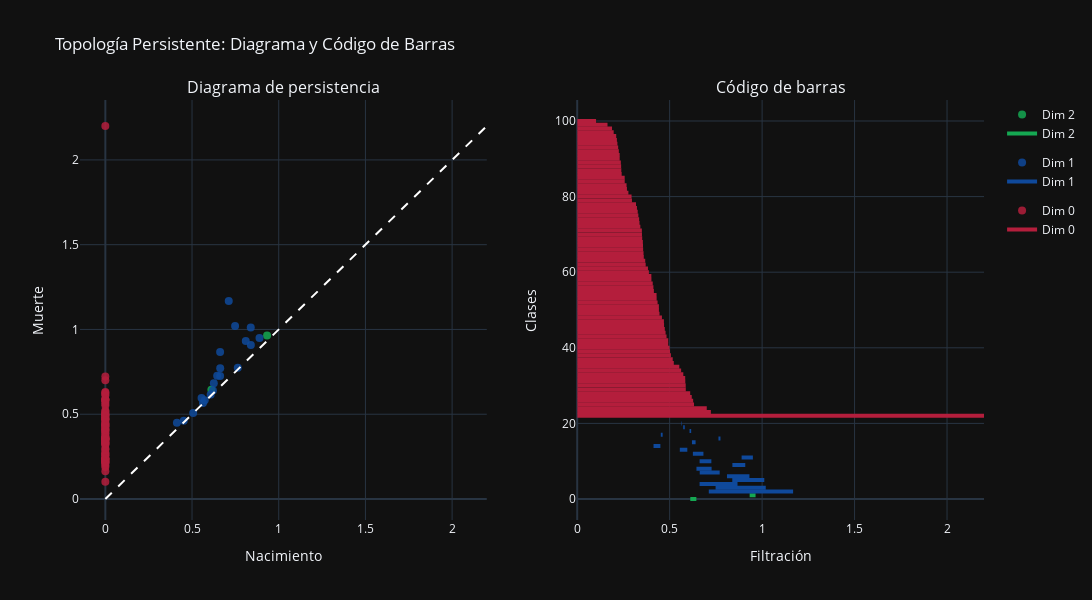

Source (notebook cell):
### Code cell
import gudhi as gd
import plotly.graph_objects as go
from plotly.subplots import make_subplots

def persistence_plots_plotly(distance_matrix):
    # Crear complejo de Rips
    rips_complex = gd.RipsComplex(distance_matrix=distance_matrix, max_edge_length=2.2)
    simplex_tree = rips_complex.create_simplex_tree(max_dimension=3)
    simplex_tree.compute_persistence()
    diag = simplex_tree.persistence()

    # Extraer datos por dimensión
    dims = {}
    for dim, (birth, death) in diag:
        if death == float('inf'):
            death = 2.2
        if dim not in dims:
            dims[dim] = []
        dims[dim].append((birth, death))

    # Colores estilo requerido
    color_map = {
        0: "#b41e3c",
        1: "#0f499b",
        2: "#15a852"
    }

    # Crear subplots
    fig = make_subplots(
        rows=1, cols=2,
        subplot_titles=("Diagrama de persistencia", "Código de barras"),
        shared_yaxes=False
    )

    # Diagrama de persistencia (subplot 1)
    for dim, pairs in dims.items():
        births, deaths = zip(*pairs)
        fig.add_trace(
            go.Scatter(
                x=births,
                y=deaths,
                mode='markers',
                name=f"Dim {dim}",
                marker=dict(size=8, opacity=0.85, color=color_map.get(dim, 'gray')),
                legendgroup=f"dim{dim}"
            ),
            row=1, col=1
        )
    # Línea y = x
    fig.add_trace(
        go.Scatter(
            x=[0, 2.2],
            y=[0, 2.2],
            mode='lines',
            line=dict(dash='dash', color='white'),
            showlegend=False
        ),
        row=1, col=1
    )

    # Código de barras (subplot 2)
    y_offset = 0
    y_labels = []
    for dim, pairs in dims.items():
        color = color_map.get(dim, 'gray')
        for i, (birth, death) in enumerate(pairs):
            y_pos = y_offset + i
            label = f"Dim {dim} - {i}"
            y_labels.append(label)
            fig.add_trace(
                go.Scatter(
                    x=[birth, death],
                    y=[y_pos, y_pos],
                    mode="lines",
                    line=dict(width=4, color=color),
                    name=f"Dim {dim}",
                    legendgroup=f"dim{dim}",
                    showlegend=(i == 0)
                ),
                row=1, col=2
            )
        y_offset += len(pairs)

    # Ejes
    fig.update_xaxes(title_text="Nacimiento", row=1, col=1)
    fig.update_yaxes(title_text="Muerte", row=1, col=1)
    fig.update_xaxes(title_text="Filtración", row=1, col=2)
    fig.update_yaxes(
        title_text="Clases",
        tickmode='array',
        row=1, col=2
    )

    # Layout general
    fig.update_layout(
        title_text="Topología Persistente: Diagrama y Código de Barras",
        width=1100,
        height=600,
        showlegend=True,
        template="plotly_dark"
    )

    return fig

# Mostrar figura
fig = persistence_plots_plotly(df_dist.values)
fig.show()

### Figure 1 — Plotly figure (JSON) as saved in the notebook; plotly's stock layout.template omitted (floating-point values rounded to 4 significant figures)
{"data": [{"legendgroup": "dim2", "marker": {"color": "#15a852", "opacity": 0.85, "size": 8}, "mode": "markers", "name": "Dim 2", "type": "scatter", "x": [0.6116, 0.9327], "xaxis": "x", "y": [0.6444, 0.9646], "yaxis": "y"}, {"legendgroup": "dim1", "marker": {"color": "#0f499b", "opacity": 0.85, "size": 8}, "mode": "markers", "name": "Dim 1", "type": "scatter", "x": [0.7117, 0.7483, 0.6618, 0.8386, 0.81, 0.6625, 0.6449, 0.8392, 0.6619, 0.8891, 0.6256, 0.5549, 0.4127, 0.6205, 0.7639, 0.4521, 0.6075, 0.5731, 0.5633, 0.5066], "xaxis": "x", "y": [1.168, 1.02, 0.867, 1.012, 0.9314, 0.7705, 0.7269, 0.9089, 0.7256, 0.9501, 0.6827, 0.5955, 0.4499, 0.6403, 0.7747, 0.4622, 0.6164, 0.5818, 0.5658, 0.5075], "yaxis": "y"}, {"legendgroup": "dim0", "marker": {"color": "#b41e3c", "opacity": 0.85, "size": 8}, "mode": "markers", "name": "Dim 0", "type": "scatter", "x": [0, 0, 0, 0, 0, 0, 0, 0, 0, 0, 0, 0, 0, 0, 0, 0, 0, 0, 0, 0, 0, 0, 0, 0, 0, 0, 0, 0, 0, 0, 0, 0, 0, 0, 0, 0, 0, 0, 0, 0, 0, 0, 0, 0, 0, 0, 0, 0, 0, 0, 0, 0, 0, 0, 0, 0, 0, 0, 0, 0, 0, 0, 0, 0, 0, 0, 0, 0, 0, 0, 0, 0, 0, 0, 0, 0, 0, 0, 0], "xaxis": "x", "y": [2.2, 0.7231, 0.7007, 0.6318, 0.6271, 0.6195, 0.6111, 0.5873, 0.5869, 0.5847, 0.5841, 0.5739, 0.5621, 0.5522, 0.5225, 0.5167, 0.5067, 0.502, 0.4997, 0.4924, 0.4923, 0.4832, 0.4781, 0.4737, 0.4698, 0.4689, 0.4582, 0.4451, 0.442, 0.4418, 0.4347, 0.4297, 0.4292, 0.4147, 0.4122, 0.4085, 0.4014, 0.4011, 0.3878, 0.3827, 0.3705, 0.3679, 0.3601, 0.3588, 0.3566, 0.3559, 0.3551, 0.3515, 0.3503, 0.3497, 0.3415, 0.3369, 0.335, 0.3307, 0.3273, 0.3232, 0.3181, 0.296, 0.294, 0.2769, 0.2691, 0.2669, 0.257, 0.2568, 0.2405, 0.2385, 0.2376, 0.2361, 0.2297, 0.2297, 0.2252, 0.2216, 0.2175, 0.2147, 0.211, 0.1974, 0.1884, 0.1639, 0.1019], "yaxis": "y"}, {"line": {"color": "white", "dash": "dash"}, "mode": "lines", "showlegend": false, "type": "scatter", "x": [0, 2.2], "xaxis": "x", "y": [0, 2.2], "yaxis": "y"}, {"legendgroup": "dim2", "line": {"color": "#15a852", "width": 4}, "mode": "lines", "name": "Dim 2", "showlegend": true, "type": "scatter", "x": [0.6116, 0.6444], "xaxis": "x2", "y": [0, 0], "yaxis": "y2"}, {"legendgroup": "dim2", "line": {"color": "#15a852", "width": 4}, "mode": "lines", "name": "Dim 2", "showlegend": false, "type": "scatter", "x": [0.9327, 0.9646], "xaxis": "x2", "y": [1, 1], "yaxis": "y2"}, {"legendgroup": "dim1", "line": {"color": "#0f499b", "width": 4}, "mode": "lines", "name": "Dim 1", "showlegend": true, "type": "scatter", "x": [0.7117, 1.168], "xaxis": "x2", "y": [2, 2], "yaxis": "y2"}, {"legendgroup": "dim1", "line": {"color": "#0f499b", "width": 4}, "mode": "lines", "name": "Dim 1", "showlegend": false, "type": "scatter", "x": [0.7483, 1.02], "xaxis": "x2", "y": [3, 3], "yaxis": "y2"}, {"legendgroup": "dim1", "line": {"color": "#0f499b", "width": 4}, "mode": "lines", "name": "Dim 1", "showlegend": false, "type": "scatter", "x": [0.6618, 0.867], "xaxis": "x2", "y": [4, 4], "yaxis": "y2"}, {"legendgroup": "dim1", "line": {"color": "#0f499b", "width": 4}, "mode": "lines", "name": "Dim 1", "showlegend": false, "type": "scatter", "x": [0.8386, 1.012], "xaxis": "x2", "y": [5, 5], "yaxis": "y2"}, {"legendgroup": "dim1", "line": {"color": "#0f499b", "width": 4}, "mode": "lines", "name": "Dim 1", "showlegend": false, "type": "scatter", "x": [0.81, 0.9314], "xaxis": "x2", "y": [6, 6], "yaxis": "y2"}, {"legendgroup": "dim1", "line": {"color": "#0f499b", "width": 4}, "mode": "lines", "name": "Dim 1", "showlegend": false, "type": "scatter", "x": [0.6625, 0.7705], "xaxis": "x2", "y": [7, 7], "yaxis": "y2"}, {"legendgroup": "dim1", "line": {"color": "#0f499b", "width": 4}, "mode": "lines", "name": "Dim 1", "showlegend": false, "type": "scatter", "x": [0.6449, 0.7269], "xaxis": "x2", "y": [8, 8], "yaxis": "y2"}, {"legendgroup": "dim1", "line": {"color": "#0f499b", "width": 4}, "mode": "lines", "name": "Dim 1", "showlegend": false, "type": "scatter", "x": [0.8392, 0.9089], "xaxis": "x2", "y": [9, 9], "yaxis": "y2"}, {"legendgroup": "dim1", "line": {"color": "#0f499b", "width": 4}, "mode": "lines", "name": "Dim 1", "showlegend": false, "type": "scatter", "x": [0.6619, 0.7256], "xaxis": "x2", "y": [10, 10], "yaxis": "y2"}, {"legendgroup": "dim1", "line": {"color": "#0f499b", "width": 4}, "mode": "lines", "name": "Dim 1", "showlegend": false, "type": "scatter", "x": [0.8891, 0.9501], "xaxis": "x2", "y": [11, 11], "yaxis": "y2"}, {"legendgroup": "dim1", "line": {"color": "#0f499b", "width": 4}, "mode": "lines", "name": "Dim 1", "showlegend": false, "type": "scatter", "x": [0.6256, 0.6827], "xaxis": "x2", "y": [12, 12], "yaxis": "y2"}, {"legendgroup": "dim1", "line": {"color": "#0f499b", "width": 4}, "mode": "lines", "name": "Dim 1", "showlegend": false, "type": "scatter", "x": [0.5549, 0.5955], "xaxis": "x2", "y": [13, 13], "yaxis": "y2"}, {"legendgroup": "dim1", "line": {"color": "#0f499b", "width": 4}, "mode": "lines", "name": "Dim 1", "showlegend": false, "type": "scatter", "x": [0.4127, 0.4499], "xaxis": "x2", "y": [14, 14], "yaxis": "y2"}, {"legendgroup": "dim1", "line": {"color": "#0f499b", "width": 4}, "mode": "lines", "name": "Dim 1", "showlegend": false, "type": "scatter", "x": [0.6205, 0.6403], "xaxis": "x2", "y": [15, 15], "yaxis": "y2"}, {"legendgroup": "dim1", "line": {"color": "#0f499b", "width": 4}, "mode": "lines", "name": "Dim 1", "showlegend": false, "type": "scatter", "x": [0.7639, 0.7747], "xaxis": "x2", "y": [16, 16], "yaxis": "y2"}, {"legendgroup": "dim1", "line": {"color": "#0f499b", "width": 4}, "mode": "lines", "name": "Dim 1", "showlegend": false, "type": "scatter", "x": [0.4521, 0.4622], "xaxis": "x2", "y": [17, 17], "yaxis": "y2"}, {"legendgroup": "dim1", "line": {"color": "#0f499b", "width": 4}, "mode": "lines", "name": "Dim 1", "showlegend": false, "type": "scatter", "x": [0.6075, 0.6164], "xaxis": "x2", "y": [18, 18], "yaxis": "y2"}, {"legendgroup": "dim1", "line": {"color": "#0f499b", "width": 4}, "mode": "lines", "name": "Dim 1", "showlegend": false, "type": "scatter", "x": [0.5731, 0.5818], "xaxis": "x2", "y": [19, 19], "yaxis": "y2"}, {"legendgroup": "dim1", "line": {"color": "#0f499b", "width": 4}, "mode": "lines", "name": "Dim 1", "showlegend": false, "type": "scatter", "x": [0.5633, 0.5658], "xaxis": "x2", "y": [20, 20], "yaxis": "y2"}, {"legendgroup": "dim1", "line": {"color": "#0f499b", "width": 4}, "mode": "lines", "name": "Dim 1", "showlegend": false, "type": "scatter", "x": [0.5066, 0.5075], "xaxis": "x2", "y": [21, 21], "yaxis": "y2"}, {"legendgroup": "dim0", "line": {"color": "#b41e3c", "width": 4}, "mode": "lines", "name": "Dim 0", "showlegend": true, "type": "scatter", "x": [0, 2.2], "xaxis": "x2", "y": [22, 22], "yaxis": "y2"}, {"legendgroup": "dim0", "line": {"color": "#b41e3c", "width": 4}, "mode": "lines", "name": "Dim 0", "showlegend": false, "type": "scatter", "x": [0, 0.7231], "xaxis": "x2", "y": [23, 23], "yaxis": "y2"}, {"legendgroup": "dim0", "line": {"color": "#b41e3c", "width": 4}, "mode": "lines", "name": "Dim 0", "showlegend": false, "type": "scatter", "x": [0, 0.7007], "xaxis": "x2", "y": [24, 24], "yaxis": "y2"}, {"legendgroup": "dim0", "line": {"color": "#b41e3c", "width": 4}, "mode": "lines", "name": "Dim 0", "showlegend": false, "type": "scatter", "x": [0, 0.6318], "xaxis": "x2", "y": [25, 25], "yaxis": "y2"}, {"legendgroup": "dim0", "line": {"color": "#b41e3c", "width": 4}, "mode": "lines", "name": "Dim 0", "showlegend": false, "type": "scatter", "x": [0, 0.6271], "xaxis": "x2", "y": [26, 26], "yaxis": "y2"}, {"legendgroup": "dim0", "line": {"color": "#b41e3c", "width": 4}, "mode": "lines", "name": "Dim 0", "showlegend": false, "type": "scatter", "x": [0, 0.6195], "xaxis": "x2", "y": [27, 27], "yaxis": "y2"}, {"legendgroup": "dim0", "line": {"color": "#b41e3c", "width": 4}, "mode": "lines", "name": "Dim 0", "showlegend": false, "type": "scatter", "x": [0, 0.6111], "xaxis": "x2", "y": [28, 28], "yaxis": "y2"}, {"legendgroup": "dim0", "line": {"color": "#b41e3c", "width": 4}, "mode": "lines", "name": "Dim 0", "showlegend": false, "type": "scatter", "x": [0, 0.5873], "xaxis": "x2", "y": [29, 29], "yaxis": "y2"}, {"legendgroup": "dim0", "line": {"color": "#b41e3c", "width": 4}, "mode": "lines", "name": "Dim 0", "showlegend": false, "type": "scatter", "x": [0, 0.5869], "xaxis": "x2", "y": [30, 30], "yaxis": "y2"}, {"legendgroup": "dim0", "line": {"color": "#b41e3c", "width": 4}, "mode": "lines", "name": "Dim 0", "showlegend": false, "type": "scatter", "x": [0, 0.5847], "xaxis": "x2", "y": [31, 31], "yaxis": "y2"}, {"legendgroup": "dim0", "line": {"color": "#b41e3c", "width": 4}, "mode": "lines", "name": "Dim 0", "showlegend": false, "type": "scatter", "x": [0, 0.5841], "xaxis": "x2", "y": [32, 32], "yaxis": "y2"}, {"legendgroup": "dim0", "line": {"color": "#b41e3c", "width": 4}, "mode": "lines", "name": "Dim 0", "showlegend": false, "type": "scatter", "x": [0, 0.5739], "xaxis": "x2", "y": [33, 33], "yaxis": "y2"}, {"legendgroup": "dim0", "line": {"color": "#b41e3c", "width": 4}, "mode": "lines", "name": "Dim 0", "showlegend": false, "type": "scatter", "x": [0, 0.5621], "xaxis": "x2", "y": [34, 34], "yaxis": "y2"}, {"legendgroup": "dim0", "line": {"color": "#b41e3c", "width": 4}, "mode": "lines", "name": "Dim 0", "showlegend": false, "type": "scatter", "x": [0, 0.5522], "xaxis": "x2", "y": [35, 35], "yaxis": "y2"}, {"legendgroup": "dim0", "line": {"color": "#b41e3c", "width": 4}, "mode": "lines", "name": "Dim 0", "showlegend": false, "type": "scatter", "x": [0, 0.5225], "xaxis": "x2", "y": [36, 36], "yaxis": "y2"}, {"legendgroup": "dim0", "line": {"color": "#b41e3c", "width": 4}, "mode": "lines", "name": "Dim 0", "showlegend": false, "type": "scatter", "x": [0, 0.5167], "xaxis": "x2", "y": [37, 37], "yaxis": "y2"}, {"legendgroup": "dim0", "line": {"color": "#b41e3c", "width": 4}, "mode": "lines", "name": "Dim 0", "showlegend": false, "type": "scatter", "x": [0, 0.5067], "xaxis": "x2", "y": [38, 38], "yaxis": "y2"}, {"legendgroup": "dim0", "line": {"color": "#b41e3c", "width": 4}, "mode": "lines", "name": "Dim 0", "showlegend": false, "type": "scatter", "x": [0, 0.502], "xaxis": "x2", "y": [39, 39], "yaxis": "y2"}, {"legendgroup": "dim0", "line": {"color": "#b41e3c", "width": 4}, "mode": "lines", "name": "Dim 0", "showlegend": false, "type": "scatter", "x": [0, 0.4997], "xaxis": "x2", "y": [40, 40], "yaxis": "y2"}, {"legendgroup": "dim0", "line": {"color": "#b41e3c", "width": 4}, "mode": "lines", "name": "Dim 0", "showlegend": false, "type": "scatter", "x": [0, 0.4924], "xaxis": "x2", "y": [41, 41], "yaxis": "y2"}, {"legendgroup": "dim0", "line": {"color": "#b41e3c", "width": 4}, "mode": "lines", "name": "Dim 0", "showlegend": false, "type": "scatter", "x": [0, 0.4923], "xaxis": "x2", "y": [42, 42], "yaxis": "y2"}, {"legendgroup": "dim0", "line": {"color": "#b41e3c", "width": 4}, "mode": "lines", "name": "Dim 0", "showlegend": false, "type": "scatter", "x": [0, 0.4832], "xaxis": "x2", "y": [43, 43], "yaxis": "y2"}, {"legendgroup": "dim0", "line": {"color": "#b41e3c", "width": 4}, "mode": "lines", "name": "Dim 0", "showlegend": false, "type": "scatter", "x": [0, 0.4781], "xaxis": "x2", "y": [44, 44], "yaxis": "y2"}, {"legendgroup": "dim0", "line": {"color": "#b41e3c", "width": 4}, "mode": "lines", "name": "Dim 0", "showlegend": false, "type": "scatter", "x": [0, 0.4737], "xaxis": "x2", "y": [45, 45], "yaxis": "y2"}, {"legendgroup": "dim0", "line": {"color": "#b41e3c", "width": 4}, "mode": "lines", "name": "Dim 0", "showlegend": false, "type": "scatter", "x": [0, 0.4698], "xaxis": "x2", "y": [46, 46], "yaxis": "y2"}, {"legendgroup": "dim0", "line": {"color": "#b41e3c", "width": 4}, "mode": "lines", "name": "Dim 0", "showlegend": false, "type": "scatter", "x": [0, 0.4689], "xaxis": "x2", "y": [47, 47], "yaxis": "y2"}, {"legendgroup": "dim0", "line": {"color": "#b41e3c", "width": 4}, "mode": "lines", "name": "Dim 0", "showlegend": false, "type": "scatter", "x": [0, 0.4582], "xaxis": "x2", "y": [48, 48], "yaxis": "y2"}, {"legendgroup": "dim0", "line": {"color": "#b41e3c", "width": 4}, "mode": "lines", "name": "Dim 0", "showlegend": false, "type": "scatter", "x": [0, 0.4451], "xaxis": "x2", "y": [49, 49], "yaxis": "y2"}, {"legendgroup": "dim0", "line": {"color": "#b41e3c", "width": 4}, "mode": "lines", "name": "Dim 0", "showlegend": false, "type": "scatter", "x": [0, 0.442], "xaxis": "x2", "y": [50, 50], "yaxis": "y2"}, {"legendgroup": "dim0", "line": {"color": "#b41e3c", "width": 4}, "mode": "lines", "name": "Dim 0", "showlegend": false, "type": "scatter", "x": [0, 0.4418], "xaxis": "x2", "y": [51, 51], "yaxis": "y2"}, {"legendgroup": "dim0", "line": {"color": "#b41e3c", "width": 4}, "mode": "lines", "name": "Dim 0", "showlegend": false, "type": "scatter", "x": [0, 0.4347], "xaxis": "x2", "y": [52, 52], "yaxis": "y2"}, {"legendgroup": "dim0", "line": {"color": "#b41e3c", "width": 4}, "mode": "lines", "name": "Dim 0", "showlegend": false, "type": "scatter", "x": [0, 0.4297], "xaxis": "x2", "y": [53, 53], "yaxis": "y2"}, {"legendgroup": "dim0", "line": {"color": "#b41e3c", "width": 4}, "mode": "lines", "name": "Dim 0", "showlegend": false, "type": "scatter", "x": [0, 0.4292], "xaxis": "x2", "y": [54, 54], "yaxis": "y2"}, {"legendgroup": "dim0", "line": {"color": "#b41e3c", "width": 4}, "mode": "lines", "name": "Dim 0", "showlegend": false, "type": "scatter", "x": [0, 0.4147], "xaxis": "x2", "y": [55, 55], "yaxis": "y2"}, {"legendgroup": "dim0", "line": {"color": "#b41e3c", "width": 4}, "mode": "lines", "name": "Dim 0", "showlegend": false, "type": "scatter", "x": [0, 0.4122], "xaxis": "x2", "y": [56, 56], "yaxis": "y2"}, {"legendgroup": "dim0", "line": {"color": "#b41e3c", "width": 4}, "mode": "lines", "name": "Dim 0", "showlegend": false, "type": "scatter", "x": [0, 0.4085], "xaxis": "x2", "y": [57, 57], "yaxis": "y2"}, {"legendgroup": "dim0", "line": {"color": "#b41e3c", "width": 4}, "mode": "lines", "name": "Dim 0", "showlegend": false, "type": "scatter", "x": [0, 0.4014], "xaxis": "x2", "y": [58, 58], "yaxis": "y2"}, {"legendgroup": "dim0", "line": {"color": "#b41e3c", "width": 4}, "mode": "lines", "name": "Dim 0", "showlegend": false, "type": "scatter", "x": [0, 0.4011], "xaxis": "x2", "y": [59, 59], "yaxis": "y2"}, {"legendgroup": "dim0", "line": {"color": "#b41e3c", "width": 4}, "mode": "lines", "name": "Dim 0", "showlegend": false, "type": "scatter", "x": [0, 0.3878], "xaxis": "x2", "y": [60, 60], "yaxis": "y2"}, {"legendgroup": "dim0", "line": {"color": "#b41e3c", "width": 4}, "mode": "lines", "name": "Dim 0", "showlegend": false, "type": "scatter", "x": [0, 0.3827], "xaxis": "x2", "y": [61, 61], "yaxis": "y2"}, {"legendgroup": "dim0", "line": {"color": "#b41e3c", "width": 4}, "mode": "lines", "name": "Dim 0", "showlegend": false, "type": "scatter", "x": [0, 0.3705], "xaxis": "x2", "y": [62, 62], "yaxis": "y2"}, {"legendgroup": "dim0", "line": {"color": "#b41e3c", "width": 4}, "mode": "lines", "name": "Dim 0", "showlegend": false, "type": "scatter", "x": [0, 0.3679], "xaxis": "x2", "y": [63, 63], "yaxis": "y2"}, {"legendgroup": "dim0", "line": {"color": "#b41e3c", "width": 4}, "mode": "lines", "name": "Dim 0", "showlegend": false, "type": "scatter", "x": [0, 0.3601], "xaxis": "x2", "y": [64, 64], "yaxis": "y2"}, {"legendgroup": "dim0", "line": {"color": "#b41e3c", "width": 4}, "mode": "lines", "name": "Dim 0", "showlegend": false, "type": "scatter", "x": [0, 0.3588], "xaxis": "x2", "y": [65, 65], "yaxis": "y2"}, {"legendgroup": "dim0", "line": {"color": "#b41e3c", "width": 4}, "mode": "lines", "name": "Dim 0", "showlegend": false, "type": "scatter", "x": [0, 0.3566], "xaxis": "x2", "y": [66, 66], "yaxis": "y2"}, {"legendgroup": "dim0", "line": {"color": "#b41e3c", "width": 4}, "mode": "lines", "name": "Dim 0", "showlegend": false, "type": "scatter", "x": [0, 0.3559], "xaxis": "x2", "y": [67, 67], "yaxis": "y2"}, {"legendgroup": "dim0", "line": {"color": "#b41e3c", "width": 4}, "mode": "lines", "name": "Dim 0", "showlegend": false, "type": "scatter", "x": [0, 0.3551], "xaxis": "x2", "y": [68, 68], "yaxis": "y2"}, {"legendgroup": "dim0", "line": {"color": "#b41e3c", "width": 4}, "mode": "lines", "name": "Dim 0", "showlegend": false, "type": "scatter", "x": [0, 0.3515], "xaxis": "x2", "y": [69, 69], "yaxis": "y2"}, {"legendgroup": "dim0", "line": {"color": "#b41e3c", "width": 4}, "mode": "lines", "name": "Dim 0", "showlegend": false, "type": "scatter", "x": [0, 0.3503], "xaxis": "x2", "y": [70, 70], "yaxis": "y2"}, {"legendgroup": "dim0", "line": {"color": "#b41e3c", "width": 4}, "mode": "lines", "name": "Dim 0", "showlegend": false, "type": "scatter", "x": [0, 0.3497], "xaxis": "x2", "y": [71, 71], "yaxis": "y2"}, {"legendgroup": "dim0", "line": {"color": "#b41e3c", "width": 4}, "mode": "lines", "name": "Dim 0", "showlegend": false, "type": "scatter", "x": [0, 0.3415], "xaxis": "x2", "y": [72, 72], "yaxis": "y2"}, {"legendgroup": "dim0", "line": {"color": "#b41e3c", "width": 4}, "mode": "lines", "name": "Dim 0", "showlegend": false, "type": "scatter", "x": [0, 0.3369], "xaxis": "x2", "y": [73, 73], "yaxis": "y2"}, {"legendgroup": "dim0", "line": {"color": "#b41e3c", "width": 4}, "mode": "lines", "name": "Dim 0", "showlegend": false, "type": "scatter", "x": [0, 0.335], "xaxis": "x2", "y": [74, 74], "yaxis": "y2"}, {"legendgroup": "dim0", "line": {"color": "#b41e3c", "width": 4}, "mode": "lines", "name": "Dim 0", "showlegend": false, "type": "scatter", "x": [0, 0.3307], "xaxis": "x2", "y": [75, 75], "yaxis": "y2"}, {"legendgroup": "dim0", "line": {"color": "#b41e3c", "width": 4}, "mode": "lines", "name": "Dim 0", "showlegend": false, "type": "scatter", "x": [0, 0.3273], "xaxis": "x2", "y": [76, 76], "yaxis": "y2"}, {"legendgroup": "dim0", "line": {"color": "#b41e3c", "width": 4}, "mode": "lines", "name": "Dim 0", "showlegend": false, "type": "scatter", "x": [0, 0.3232], "xaxis": "x2", "y": [77, 77], "yaxis": "y2"}, {"legendgroup": "dim0", "line": {"color": "#b41e3c", "width": 4}, "mode": "lines", "name": "Dim 0", "showlegend": false, "type": "scatter", "x": [0, 0.3181], "xaxis": "x2", "y": [78, 78], "yaxis": "y2"}, {"legendgroup": "dim0", "line": {"color": "#b41e3c", "width": 4}, "mode": "lines", "name": "Dim 0", "showlegend": false, "type": "scatter", "x": [0, 0.296], "xaxis": "x2", "y": [79, 79], "yaxis": "y2"}, {"legendgroup": "dim0", "line": {"color": "#b41e3c", "width": 4}, "mode": "lines", "name": "Dim 0", "showlegend": false, "type": "scatter", "x": [0, 0.294], "xaxis": "x2", "y": [80, 80], "yaxis": "y2"}, {"legendgroup": "dim0", "line": {"color": "#b41e3c", "width": 4}, "mode": "lines", "name": "Dim 0", "showlegend": false, "type": "scatter", "x": [0, 0.2769], "xaxis": "x2", "y": [81, 81], "yaxis": "y2"}, {"legendgroup": "dim0", "line": {"color": "#b41e3c", "width": 4}, "mode": "lines", "name": "Dim 0", "showlegend": false, "type": "scatter", "x": [0, 0.2691], "xaxis": "x2", "y": [82, 82], "yaxis": "y2"}, {"legendgroup": "dim0", "line": {"color": "#b41e3c", "width": 4}, "mode": "lines", "name": "Dim 0", "showlegend": false, "type": "scatter", "x": [0, 0.2669], "xaxis": "x2", "y": [83, 83], "yaxis": "y2"}, {"legendgroup": "dim0", "line": {"color": "#b41e3c", "width": 4}, "mode": "lines", "name": "Dim 0", "showlegend": false, "type": "scatter", "x": [0, 0.257], "xaxis": "x2", "y": [84, 84], "yaxis": "y2"}, {"legendgroup": "dim0", "line": {"color": "#b41e3c", "width": 4}, "mode": "lines", "name": "Dim 0", "showlegend": false, "type": "scatter", "x": [0, 0.2568], "xaxis": "x2", "y": [85, 85], "yaxis": "y2"}, {"legendgroup": "dim0", "line": {"color": "#b41e3c", "width": 4}, "mode": "lines", "name": "Dim 0", "showlegend": false, "type": "scatter", "x": [0, 0.2405], "xaxis": "x2", "y": [86, 86], "yaxis": "y2"}, {"legendgroup": "dim0", "line": {"color": "#b41e3c", "width": 4}, "mode": "lines", "name": "Dim 0", "showlegend": false, "type": "scatter", "x": [0, 0.2385], "xaxis": "x2", "y": [87, 87], "yaxis": "y2"}, {"legendgroup": "dim0", "line": {"color": "#b41e3c", "width": 4}, "mode": "lines", "name": "Dim 0", "showlegend": false, "type": "scatter", "x": [0, 0.2376], "xaxis": "x2", "y": [88, 88], "yaxis": "y2"}, {"legendgroup": "dim0", "line": {"color": "#b41e3c", "width": 4}, "mode": "lines", "name": "Dim 0", "showlegend": false, "type": "scatter", "x": [0, 0.2361], "xaxis": "x2", "y": [89, 89], "yaxis": "y2"}, {"legendgroup": "dim0", "line": {"color": "#b41e3c", "width": 4}, "mode": "lines", "name": "Dim 0", "showlegend": false, "type": "scatter", "x": [0, 0.2297], "xaxis": "x2", "y": [90, 90], "yaxis": "y2"}, {"legendgroup": "dim0", "line": {"color": "#b41e3c", "width": 4}, "mode": "lines", "name": "Dim 0", "showlegend": false, "type": "scatter", "x": [0, 0.2297], "xaxis": "x2", "y": [91, 91], "yaxis": "y2"}, {"legendgroup": "dim0", "line": {"color": "#b41e3c", "width": 4}, "mode": "lines", "name": "Dim 0", "showlegend": false, "type": "scatter", "x": [0, 0.2252], "xaxis": "x2", "y": [92, 92], "yaxis": "y2"}, {"legendgroup": "dim0", "line": {"color": "#b41e3c", "width": 4}, "mode": "lines", "name": "Dim 0", "showlegend": false, "type": "scatter", "x": [0, 0.2216], "xaxis": "x2", "y": [93, 93], "yaxis": "y2"}, {"legendgroup": "dim0", "line": {"color": "#b41e3c", "width": 4}, "mode": "lines", "name": "Dim 0", "showlegend": false, "type": "scatter", "x": [0, 0.2175], "xaxis": "x2", "y": [94, 94], "yaxis": "y2"}, {"legendgroup": "dim0", "line": {"color": "#b41e3c", "width": 4}, "mode": "lines", "name": "Dim 0", "showlegend": false, "type": "scatter", "x": [0, 0.2147], "xaxis": "x2", "y": [95, 95], "yaxis": "y2"}, {"legendgroup": "dim0", "line": {"color": "#b41e3c", "width": 4}, "mode": "lines", "name": "Dim 0", "showlegend": false, "type": "scatter", "x": [0, 0.211], "xaxis": "x2", "y": [96, 96], "yaxis": "y2"}, {"legendgroup": "dim0", "line": {"color": "#b41e3c", "width": 4}, "mode": "lines", "name": "Dim 0", "showlegend": false, "type": "scatter", "x": [0, 0.1974], "xaxis": "x2", "y": [97, 97], "yaxis": "y2"}, {"legendgroup": "dim0", "line": {"color": "#b41e3c", "width": 4}, "mode": "lines", "name": "Dim 0", "showlegend": false, "type": "scatter", "x": [0, 0.1884], "xaxis": "x2", "y": [98, 98], "yaxis": "y2"}, {"legendgroup": "dim0", "line": {"color": "#b41e3c", "width": 4}, "mode": "lines", "name": "Dim 0", "showlegend": false, "type": "scatter", "x": [0, 0.1639], "xaxis": "x2", "y": [99, 99], "yaxis": "y2"}, {"legendgroup": "dim0", "line": {"color": "#b41e3c", "width": 4}, "mode": "lines", "name": "Dim 0", "showlegend": false, "type": "scatter", "x": [0, 0.1019], "xaxis": "x2", "y": [100, 100], "yaxis": "y2"}], "layout": {"annotations": [{"font": {"size": 16}, "showarrow": false, "text": "Diagrama de persistencia", "x": 0.225, "xanchor": "center", "xref": "paper", "y": 1, "yanchor": "bottom", "yref": "paper"}, {"font": {"size": 16}, "showarrow": false, "text": "Código de barras", "x": 0.775, "xanchor": "center", "xref": "paper", "y": 1, "yanchor": "bottom", "yref": "paper"}], "height": 600, "showlegend": true, "title": {"text": "Topología Persistente: Diagrama y Código de Barras"}, "width": 1100, "xaxis": {"anchor": "y", "domain": [0, 0.45], "title": {"text": "Nacimiento"}}, "xaxis2": {"anchor": "y2", "domain": [0.55, 1], "title": {"text": "Filtración"}}, "yaxis": {"anchor": "x", "domain": [0, 1], "title": {"text": "Muerte"}}, "yaxis2": {"anchor": "x2", "domain": [0, 1], "tickmode": "array", "title": {"text": "Clases"}}}}
